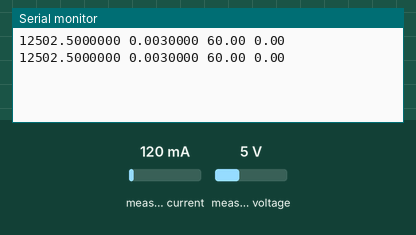
A sketch run on a simulated Arduino Uno, built with avr-gcc and run on an emulated ATmega328P. Shown: the last lines printed to the serial monitor. Wiring (inferred from the names in the program): INA219 current sensor at I2C address 0x41. The test bench sets the inputs (shaded band); at power-on: measured current 120 mA, measured voltage 5 V.

Above: at 1.2 s.
1.3 s: measured current set to 40 mA
At 2.3 s:
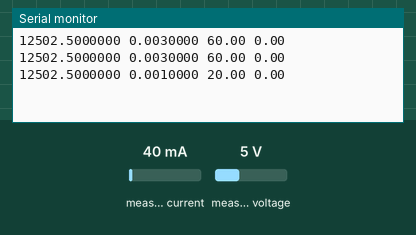
2.8 s: measured voltage set to 0.3 V
At 3.8 s:
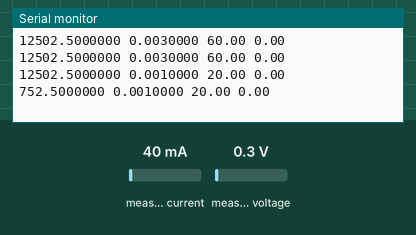
4.3 s: measured current set to 500 mA
At 5.8 s:
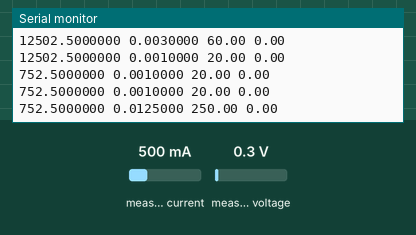
Timing chart, 0 to 7.3 s (numbered marks = the images above; inputs shaded):
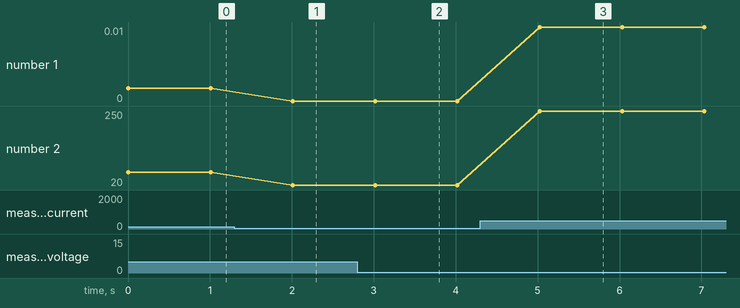

The sketch:

INA226PRC.ino
```cpp
//version 2.0 Beta for INA226PRC
#include <Wire.h>
//INA226のレジスターセット
#define ADDRESS  B1000001  //HEX 0x40（INA226のアドレス）
#define CONFIG   B0000000  //HEX 0x00
#define SHUNTV   B0000001  //HEX 0x01
#define BUSV     B0000010  //HEX 0x02
#define POWER    B0000011  //HEX 0x03
#define CURRENT  B0000100  //HEX 0x04
#define CALIB    B0000101  //HEX 0x05
#define MASK     B0000110  //HEX 0x06
#define ALERT    B0000111  //HEX 0x07

//シリアルモニタ速度
#define Monitor 9600

//Battery Capacity CR2032 220mAh,{CR2477N 950mAh,CR2477 1000mAh}
//寿命予測する電池の容量を入力する。
#define BAT_Capacity 220

//ビーコンのアドバタイズ間隔 300msでの場合
#define Adv_Interval 300

//測定値の補正する係数
const float miri = 0.001f;
const float Hosei = 1.0f;

//パケットを100msで出した場合143.36msに少なくとも１回はビーコンからは発射されるので100msに補正する。
//140μsごとに連続的に計測し1024回の平均だと143.36msになる。この数値は当然ながら実際よりも低い数値になる。
//140μS * 1024times = 143.36ms 143.36 / 100 = 1.436
const float Adj = 1.436f;

//測定の設定　マスター(Arduino)からスレーブ(INA226)へデータを書き込み要求する関数
void Slave_write(byte regset, unsigned short regdata)
{
  //通信開始　指定するスレーブ(0x40)を指定する。
  Wire.beginTransmission(ADDRESS);
  //データをスレーブに書き込みをする。
  Wire.write(regset);
  //バイト単位なので、上位桁から8ビットを送るので
  Wire.write(regdata >> 8);
  //のこり下位８ビットを書き込み要求。
  Wire.write(regdata);
  //スレーブに通信終了の信号を送る。
  Wire.endTransmission();
}

//測定結果　マスター(Arduino)からスレーブ(INA226)へデータ送信要求し、スレーブからのデータ受信する関数。
unsigned short Slave_read(byte regset)
{

  //**　マスターの送信
  short rd = 0;
  //通信開始　指定するスレーブ(0x40)を指定する。
  Wire.beginTransmission(ADDRESS);
  //設定データをスレーブ（0x40）に送る。
  Wire.write(regset);
  //スレーブに通信終了を信号を送る。
  Wire.endTransmission();

  //** マスターの受信
  // スレーブ(0x40)からの計測データを要求する。2は２バイト（１６ビット）
  Wire.requestFrom(ADDRESS, 2);
  //受信できたバイト数だけ繰り返す。
  while(Wire.available()) {
  //左に１バイト分シフト。（スレーブからくる測定データは上位桁数から読むので8ビット分シフトする）
    rd = rd * 256;
    //reauestFromから受信したデータを取り出し、下の桁の8ビットに代入する。
    rd += Wire.read();
  }
  return rd;
}
void setup() {
  //シリアルモニタに9600bpsで表示する。
  Serial.begin(Monitor);
  //I2C通信を初期化する。
  Wire.begin();
  //コンフィグレーション(0x00)で測定の設定をスレーブに要求し、次のデータ（コンフィンングレーションレジスタ）0B100111011011111は、最下位ビット111は、シャントとバスを連続で測るモード、
  //４から６ビット目011はシャントの測定時間140μ、7ビットから９ビット目011は、Fバス側の測定時間140μ、
  //１０から１２ビット目は、111は１０２４回計測しその平均を出す。
  Slave_write(CONFIG, 0B100111011011111);
  Slave_write(CALIB,  2048);
}

void loop() {
  //計測結果のid
  static unsigned int c_id;
  float bus_v,shunt_v,bus_v125,c;
  //CSVのフィールド
  static boolean pre;
  //バス電圧データを求め、1ビットあたり1.25mVなので
//  bus_v125 = Slave_read(BUSV) * miri * 1.25f;
  bus_v125 = Slave_read(BUSV) * 1.25f;
  //シャント間の電圧を求める。シャント抵抗の１ビットあたり2.5μVであり平均を１００msに補正する。
//  shunt_v = Slave_read(SHUNTV) * 0.000001 * 2.5f * Adj;
  shunt_v = Slave_read(SHUNTV) * 0.000001 * 2.5f;
  //1mAを0.1mAに修正する
  c = (Slave_read(CURRENT) / Hosei) * 0.1f;
//  c = (Slave_read(CURRENT) / Hosei) * Adj * 0.1f;
  c_id++;
  //CSVのフィールドを表示
//  if (pre == false){
//  Serial.println("id,BusVoltage(V),ShuntVoltage(V),Current(mA),Life(Days)");
//  pre = true;
//  }
  pre=true;
  //csvのレコードを表示
 // Serial.print(String((String)c_id + " "));
  Serial.print(bus_v125,7);
 // Serial.print(bus_v125,2);
  Serial.print(" ");
  Serial.print(shunt_v,7);
  Serial.print(" ");
  Serial.print(c,2);
  Serial.print(" ");
//  Serial.println((BAT_Capacity/c/24)*(Adv_Interval/100),0);
  Serial.println(0.0);
  //１秒に１回を表示する。
  delay(1000);
}
```

Measured:
- after the input at 1.3 s, the serial monitor: prints a new line after 0.71 s (image 1)
- after the input at 2.8 s, the serial monitor: prints a new line after 0.22 s (image 2)
- after the input at 4.3 s, the serial monitor: prints a new line after 0.73 s (image 3)
- plotted number 1: 0 → 0 after the input at 1.3 s, 0 → 0.01 after the input at 4.3 s
- plotted number 2: 60 → 20 after the input at 1.3 s, 20 → 250 after the input at 4.3 s
